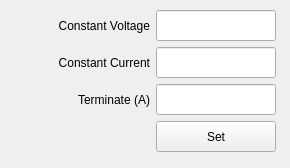
        <widget class="QWidget" name="tab_3">
         <attribute name="title">
          <string>Li-Ion/Li-Po</string>
         </attribute>
         <widget class="QWidget" name="layoutWidget_2">
          <property name="geometry">
           <rect>
            <x>10</x>
            <y>10</y>
            <width>271</width>
            <height>149</height>
           </rect>
          </property>
          <layout class="QHBoxLayout" name="horizontalLayout_8">
           <property name="sizeConstraint">
            <enum>QLayout::SetFixedSize</enum>
           </property>
           <item>
            <spacer name="horizontalSpacer_4">
             <property name="orientation">
              <enum>Qt::Horizontal</enum>
             </property>
             <property name="sizeType">
              <enum>QSizePolicy::Preferred</enum>
             </property>
             <property name="sizeHint" stdset="0">
              <size>
               <width>40</width>
               <height>20</height>
              </size>
             </property>
            </spacer>
           </item>
           <item>
            <layout class="QVBoxLayout" name="verticalLayout_12">
             <item>
              <widget class="QLabel" name="label_13">
               <property name="sizePolicy">
                <sizepolicy hsizetype="Fixed" vsizetype="Fixed">
                 <horstretch>0</horstretch>
                 <verstretch>0</verstretch>
                </sizepolicy>
               </property>
               <property name="minimumSize">
                <size>
                 <width>100</width>
                 <height>31</height>
                </size>
               </property>
               <property name="maximumSize">
                <size>
                 <width>100</width>
                 <height>31</height>
                </size>
               </property>
               <property name="text">
                <string>Constant Voltage</string>
               </property>
               <property name="alignment">
                <set>Qt::AlignRight|Qt::AlignTrailing|Qt::AlignVCenter</set>
               </property>
              </widget>
             </item>
             <item>
              <widget class="QLabel" name="label_14">
               <property name="sizePolicy">
                <sizepolicy hsizetype="Fixed" vsizetype="Fixed">
                 <horstretch>0</horstretch>
                 <verstretch>0</verstretch>
                </sizepolicy>
               </property>
               <property name="minimumSize">
                <size>
                 <width>100</width>
                 <height>31</height>
                </size>
               </property>
               <property name="maximumSize">
                <size>
                 <width>100</width>
                 <height>31</height>
                </size>
               </property>
               <property name="text">
                <string>Constant Current</string>
               </property>
               <property name="alignment">
                <set>Qt::AlignRight|Qt::AlignTrailing|Qt::AlignVCenter</set>
               </property>
              </widget>
             </item>
             <item>
              <widget class="QLabel" name="label_15">
               <property name="sizePolicy">
                <sizepolicy hsizetype="Fixed" vsizetype="Fixed">
                 <horstretch>0</horstretch>
                 <verstretch>0</verstretch>
                </sizepolicy>
               </property>
               <property name="minimumSize">
                <size>
                 <width>100</width>
                 <height>31</height>
                </size>
               </property>
               <property name="maximumSize">
                <size>
                 <width>100</width>
                 <height>31</height>
                </size>
               </property>
               <property name="text">
                <string>Terminate (A)</string>
               </property>
               <property name="alignment">
                <set>Qt::AlignRight|Qt::AlignTrailing|Qt::AlignVCenter</set>
               </property>
              </widget>
             </item>
             <item>
              <widget class="QLabel" name="label_16">
               <property name="sizePolicy">
                <sizepolicy hsizetype="Fixed" vsizetype="Fixed">
                 <horstretch>0</horstretch>
                 <verstretch>0</verstretch>
                </sizepolicy>
               </property>
               <property name="minimumSize">
                <size>
                 <width>100</width>
                 <height>31</height>
                </size>
               </property>
               <property name="maximumSize">
                <size>
                 <width>100</width>
                 <height>31</height>
                </size>
               </property>
               <property name="text">
                <string/>
               </property>
              </widget>
             </item>
            </layout>
           </item>
           <item>
            <layout class="QVBoxLayout" name="verticalLayout_13">
             <item>
              <widget class="QLineEdit" name="lineEdit_vset_3">
               <property name="sizePolicy">
                <sizepolicy hsizetype="Fixed" vsizetype="Fixed">
                 <horstretch>0</horstretch>
                 <verstretch>0</verstretch>
                </sizepolicy>
               </property>
               <property name="minimumSize">
                <size>
                 <width>120</width>
                 <height>31</height>
                </size>
               </property>
               <property name="maximumSize">
                <size>
                 <width>120</width>
                 <height>31</height>
                </size>
               </property>
               <property name="autoFillBackground">
                <bool>false</bool>
               </property>
               <property name="alignment">
                <set>Qt::AlignCenter</set>
               </property>
              </widget>
             </item>
             <item>
              <widget class="QLineEdit" name="lineEdit_iset_3">
               <property name="sizePolicy">
                <sizepolicy hsizetype="Fixed" vsizetype="Fixed">
                 <horstretch>0</horstretch>
                 <verstretch>0</verstretch>
                </sizepolicy>
               </property>
               <property name="minimumSize">
                <size>
                 <width>120</width>
                 <height>31</height>
                </size>
               </property>
               <property name="maximumSize">
                <size>
                 <width>120</width>
                 <height>31</height>
                </size>
               </property>
               <property name="autoFillBackground">
                <bool>false</bool>
               </property>
               <property name="alignment">
                <set>Qt::AlignCenter</set>
               </property>
              </widget>
             </item>
             <item>
              <widget class="QLineEdit" name="lineEdit_term_3">
               <property name="sizePolicy">
                <sizepolicy hsizetype="Fixed" vsizetype="Fixed">
                 <horstretch>0</horstretch>
                 <verstretch>0</verstretch>
                </sizepolicy>
               </property>
               <property name="minimumSize">
                <size>
                 <width>120</width>
                 <height>31</height>
                </size>
               </property>
               <property name="maximumSize">
                <size>
                 <width>120</width>
                 <height>31</height>
                </size>
               </property>
               <property name="autoFillBackground">
                <bool>false</bool>
               </property>
               <property name="alignment">
                <set>Qt::AlignCenter</set>
               </property>
              </widget>
             </item>
             <item>
              <widget class="QPushButton" name="pushButton_set_3">
               <property name="sizePolicy">
                <sizepolicy hsizetype="Fixed" vsizetype="Fixed">
                 <horstretch>0</horstretch>
                 <verstretch>0</verstretch>
                </sizepolicy>
               </property>
               <property name="minimumSize">
                <size>
                 <width>120</width>
                 <height>31</height>
                </size>
               </property>
               <property name="maximumSize">
                <size>
                 <width>120</width>
                 <height>31</height>
                </size>
               </property>
               <property name="autoFillBackground">
                <bool>false</bool>
               </property>
               <property name="text">
                <string>Set</string>
               </property>
              </widget>
             </item>
            </layout>
           </item>
          </layout>
         </widget>
        </widget>
